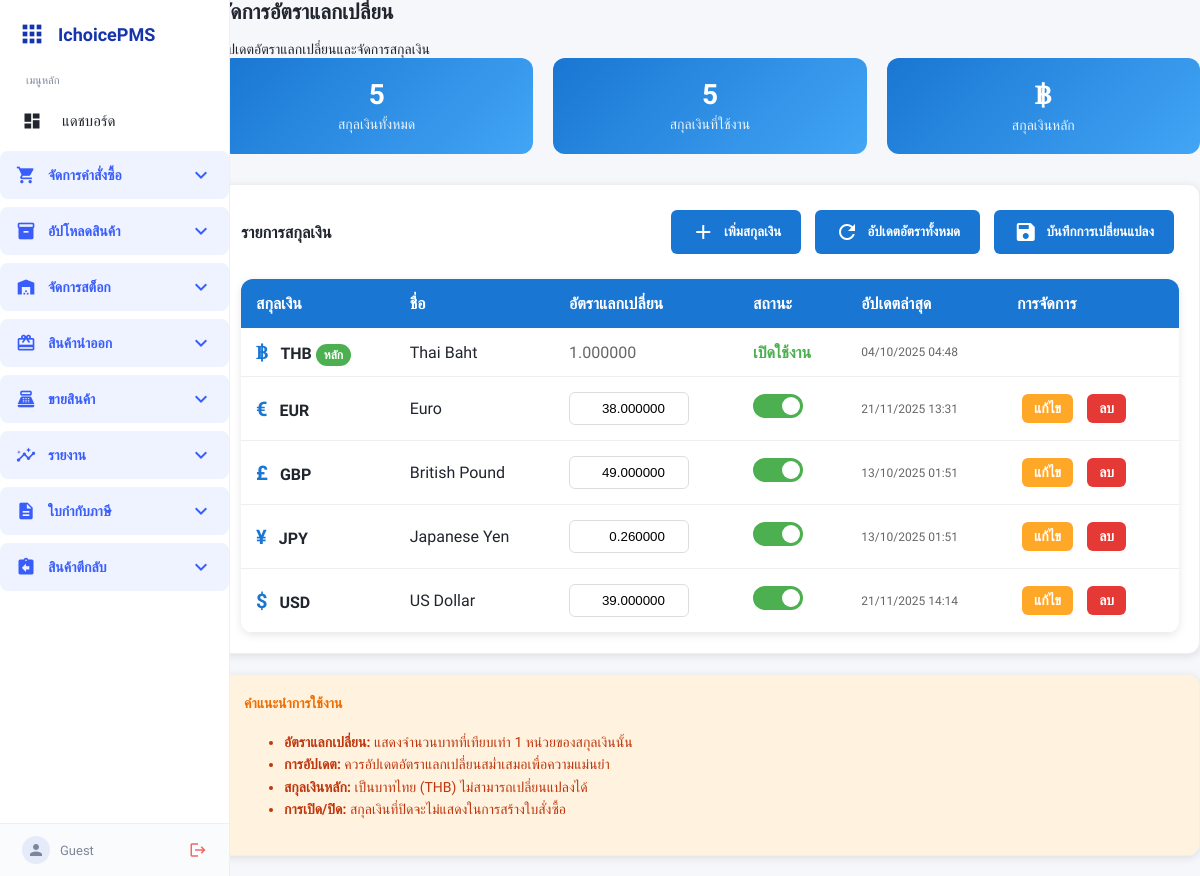
The page /settings/currency_management.php on the database as committed earlier.
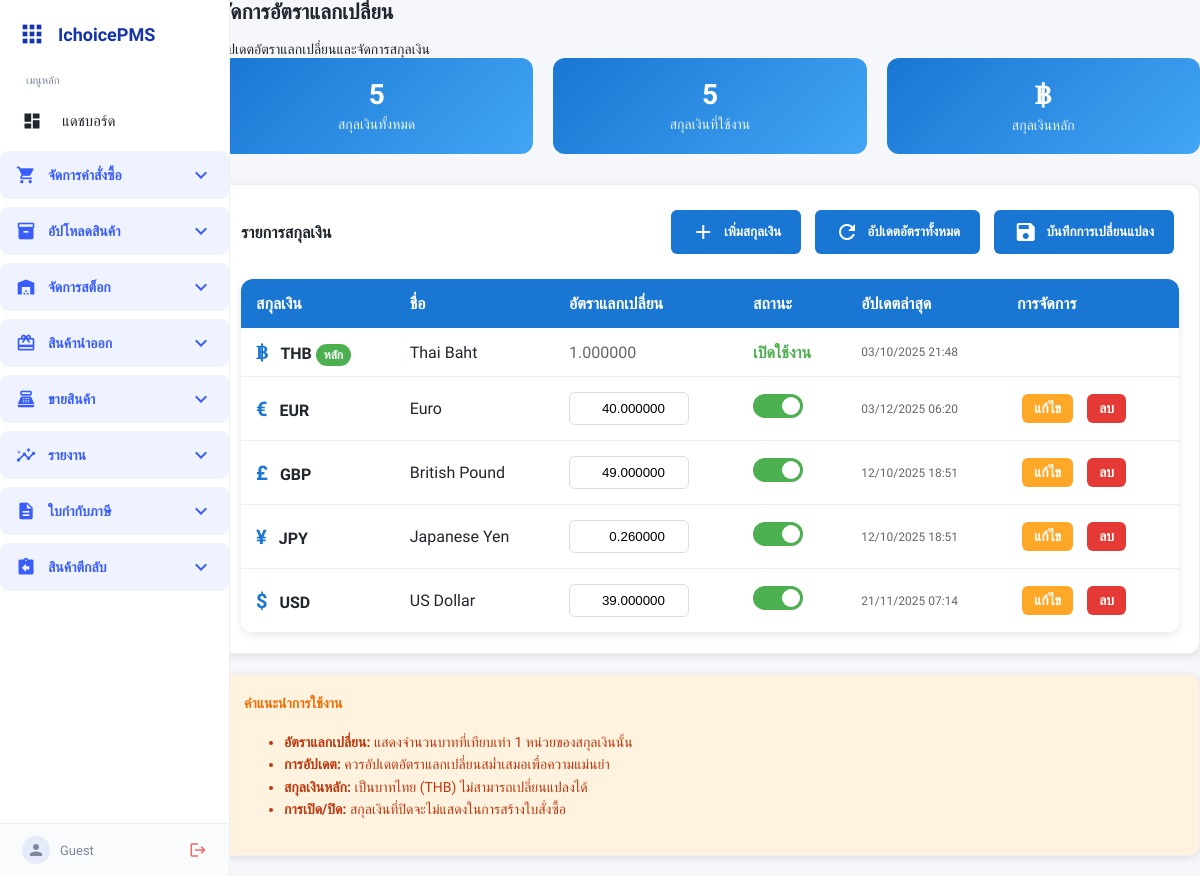
The same page on the database as committed later.
### tables this page shows
CREATE TABLE `currencies` (
  `currency_id` int(11) NOT NULL,
  `code` varchar(5) NOT NULL COMMENT 'รหัสสกุลเงิน เช่น THB, USD',
  `name` varchar(50) NOT NULL COMMENT 'ชื่อเต็มของสกุลเงิน',
  `symbol` varchar(5) NOT NULL COMMENT 'สัญลักษณ์ เช่น ฿, $',
  `exchange_rate` decimal(10,6) DEFAULT 1.000000 COMMENT 'อัตราแลกเปลี่ยนต่อบาท',
  `is_base` tinyint(1) DEFAULT 0 COMMENT 'เป็นสกุลเงินหลักหรือไม่',
  `is_active` tinyint(1) DEFAULT 1 COMMENT 'ใช้งานได้หรือไม่',
  `created_at` timestamp NOT NULL DEFAULT current_timestamp(),
  `updated_at` timestamp NOT NULL DEFAULT current_timestamp() ON UPDATE current_timestamp()
);

### settings/currency_management.php (the view, shortened to what the changed rows need)
<?php
include '../templates/sidebar.php';
include '../config/db_connect.php';
$stmt = $pdo->query("SELECT * FROM currencies ORDER BY is_base DESC, code ASC");
$currencies = $stmt->fetchAll(PDO::FETCH_ASSOC);
?>
<!DOCTYPE html>
<html lang="th">
<head>
<link rel="stylesheet" href="../assets/style.css">
</head>
<body>
<div class="mainwrap">
    <div class="container">
        <h2>จัดการอัตราแลกเปลี่ยน</h2>
        <div class="card">
            <table class="currency-table">
                <thead>
                    <tr>
                        <th>สกุลเงิน</th>
                        <th>ชื่อ</th>
                        <th>อัตราแลกเปลี่ยน</th>
                        <th>สถานะ</th>
                        <th>อัปเดตล่าสุด</th>
                        <th>การจัดการ</th>
                    </tr>
                </thead>
                <tbody>
                    <?php foreach($currencies as $currency): ?>
                    <tr data-currency-id="<?= $currency['currency_id'] ?>">
                        <td>
                            <span class="currency-symbol"><?= htmlspecialchars($currency['symbol']) ?></span>
                            <strong><?= htmlspecialchars($currency['code']) ?></strong>
                            <?php if($currency['is_base']): ?>
                                <span class="base-badge">หลัก</span>
                            <?php endif; ?>
                        </td>
                        <td><?= htmlspecialchars($currency['name']) ?></td>
                        <td>
                            <?php if($currency['is_base']): ?>
                                <span style="color: #666;">1.000000</span>
                            <?php else: ?>
                                <input type="number"
                                       class="rate-input"
                                       value="<?= number_format($currency['exchange_rate'], 6) ?>"
                                       step="0.000001"
                                       data-original="<?= $currency['exchange_rate'] ?>"
                                       onchange="markChanged(this)">
                            <?php endif; ?>
                        </td>
                        <td>
                            <?php if($currency['is_base']): ?>
                                <span style="color: #4caf50; font-weight: bold;">เปิดใช้งาน</span>
                            <?php else: ?>
                                <label class="status-toggle">
                                    <span class="slider"></span>
                                </label>
                            <?php endif; ?>
                        </td>
                        <td class="last-updated">
                            <?= date('d/m/Y H:i', strtotime($currency['updated_at'])) ?>
                        </td>
                        <td>
                             <?php if(!$currency['is_base']): ?>
                                <button class="update-btn" style="background:#ffa726;padding:6px 12px;font-size:14px;"
                                        onclick="openEditCurrencyPopup(<?= htmlspecialchars(json_encode($currency), ENT_QUOTES, 'UTF-8') ?>)">
                                    แก้ไข
                                </button>
                                <button class="update-btn" style="background:#e53935;padding:6px 12px;font-size:14px;"
                                        onclick="deleteCurrency(<?= $currency['currency_id'] ?>)">
                                    ลบ
                                </button>
                            <?php endif; ?>
                        </td>
                    </tr>
                    <?php endforeach; ?>
                </tbody>
            </table>
        </div>
    </div>
</div>
</body>
</html>

Rows that differ between the two databases and show on the page:
changed currencies "THB": updated_at "04/10/2025 04:48" → "03/10/2025 21:48"
changed currencies "EUR": exchange_rate "38.000000" → "40.000000"; updated_at "21/11/2025 13:31" → "03/12/2025 06:20"
changed currencies "GBP": updated_at "13/10/2025 01:51" → "12/10/2025 18:51"
changed currencies "JPY": updated_at "13/10/2025 01:51" → "12/10/2025 18:51"
changed currencies "USD": updated_at "21/11/2025 14:14" → "21/11/2025 07:14"
